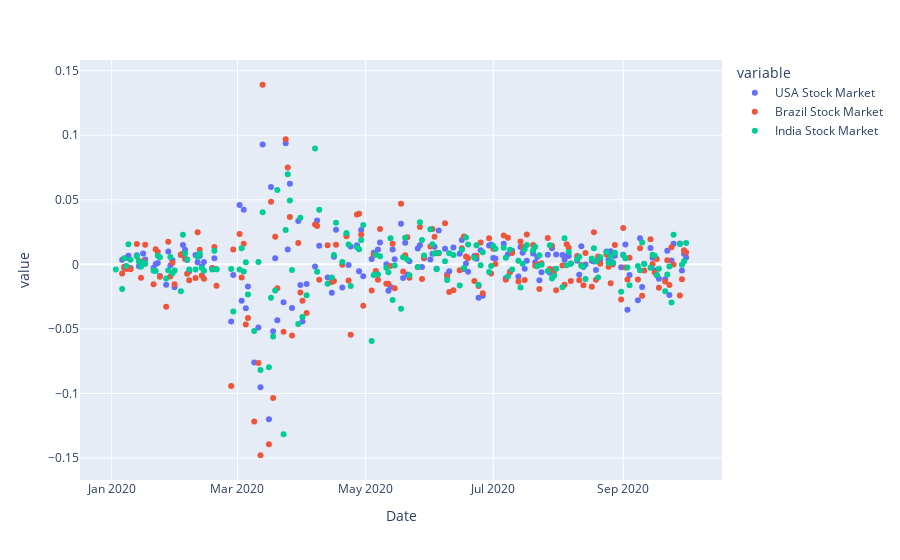

Notebook cell for this chart:
### Code cell
import plotly.express as px
scatter_global_daily_returns = px.scatter(global_daily_returns)
scatter_global_daily_returns

### Figure 1 — Plotly figure (JSON) as saved in the notebook; plotly's stock layout.template omitted (floating-point values rounded to 4 significant figures; data arrays with more than 128 entries replaced by an {"elided": "..."} marker saying what was removed)
{"data": [{"hovertemplate": "variable=USA Stock Market<br>Date=%{x}<br>value=%{y}<extra></extra>", "legendgroup": "USA Stock Market", "marker": {"color": "#636efa", "symbol": "circle"}, "mode": "markers", "name": "USA Stock Market", "orientation": "v", "showlegend": true, "type": "scatter", "x": {"elided": "178 str values"}, "xaxis": "x", "y": {"elided": "178 float values"}, "yaxis": "y"}, {"hovertemplate": "variable=Brazil Stock Market<br>Date=%{x}<br>value=%{y}<extra></extra>", "legendgroup": "Brazil Stock Market", "marker": {"color": "#EF553B", "symbol": "circle"}, "mode": "markers", "name": "Brazil Stock Market", "orientation": "v", "showlegend": true, "type": "scatter", "x": {"elided": "178 str values"}, "xaxis": "x", "y": {"elided": "178 float values"}, "yaxis": "y"}, {"hovertemplate": "variable=India Stock Market<br>Date=%{x}<br>value=%{y}<extra></extra>", "legendgroup": "India Stock Market", "marker": {"color": "#00cc96", "symbol": "circle"}, "mode": "markers", "name": "India Stock Market", "orientation": "v", "showlegend": true, "type": "scatter", "x": {"elided": "178 str values"}, "xaxis": "x", "y": {"elided": "178 float values"}, "yaxis": "y"}], "layout": {"autosize": true, "legend": {"title": {"text": "variable"}, "tracegroupgap": 0}, "margin": {"t": 60}, "xaxis": {"anchor": "y", "autorange": true, "domain": [0, 1], "range": ["2019-12-17 10:46:49.7561", "2020-10-17 13:13:10.2439"], "title": {"text": "Date"}, "type": "date"}, "yaxis": {"anchor": "x", "autorange": true, "domain": [0, 1], "range": [-0.1681, 0.1594], "title": {"text": "value"}, "type": "linear"}}}
